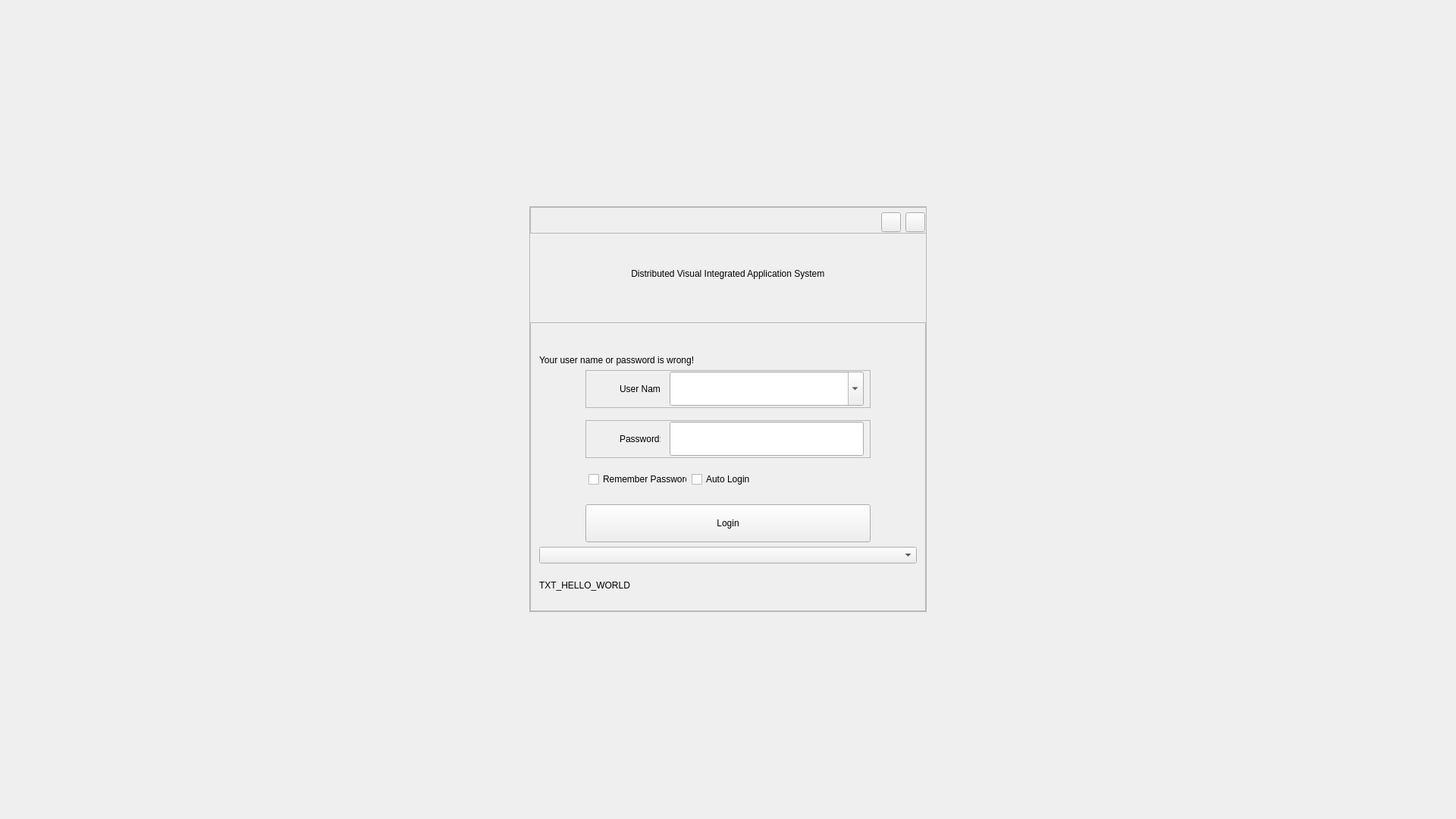
<?xml version="1.0" encoding="UTF-8"?>
<ui version="4.0">
 <class>ScreenLoginWidget</class>
 <widget class="QWidget" name="ScreenLoginWidget">
  <property name="geometry">
   <rect>
    <x>0</x>
    <y>0</y>
    <width>1920</width>
    <height>1080</height>
   </rect>
  </property>
  <property name="minimumSize">
   <size>
    <width>1920</width>
    <height>1080</height>
   </size>
  </property>
  <property name="maximumSize">
   <size>
    <width>1920</width>
    <height>1080</height>
   </size>
  </property>
  <property name="windowTitle">
   <string/>
  </property>
  <property name="windowOpacity">
   <double>1.000000000000000</double>
  </property>
  <property name="styleSheet">
   <string notr="true"/>
  </property>
  <layout class="QGridLayout" name="gridLayout">
   <item row="0" column="0">
    <widget class="QFrame" name="LoginFrame">
     <property name="minimumSize">
      <size>
       <width>524</width>
       <height>535</height>
      </size>
     </property>
     <property name="maximumSize">
      <size>
       <width>524</width>
       <height>535</height>
      </size>
     </property>
     <property name="frameShape">
      <enum>QFrame::StyledPanel</enum>
     </property>
     <property name="frameShadow">
      <enum>QFrame::Raised</enum>
     </property>
     <layout class="QGridLayout" name="gridLayout_19">
      <property name="leftMargin">
       <number>0</number>
      </property>
      <property name="topMargin">
       <number>0</number>
      </property>
      <property name="rightMargin">
       <number>0</number>
      </property>
      <property name="bottomMargin">
       <number>0</number>
      </property>
      <property name="spacing">
       <number>0</number>
      </property>
      <item row="0" column="0">
       <widget class="QFrame" name="menuFrame">
        <property name="minimumSize">
         <size>
          <width>524</width>
          <height>35</height>
         </size>
        </property>
        <property name="maximumSize">
         <size>
          <width>524</width>
          <height>35</height>
         </size>
        </property>
        <property name="frameShape">
         <enum>QFrame::StyledPanel</enum>
        </property>
        <property name="frameShadow">
         <enum>QFrame::Raised</enum>
        </property>
        <layout class="QHBoxLayout" name="horizontalLayout_71">
         <property name="spacing">
          <number>4</number>
         </property>
         <property name="leftMargin">
          <number>2</number>
         </property>
         <property name="topMargin">
          <number>5</number>
         </property>
         <property name="rightMargin">
          <number>2</number>
         </property>
         <property name="bottomMargin">
          <number>0</number>
         </property>
         <item>
          <layout class="QHBoxLayout" name="horizontalLayout_72">
           <item>
            <spacer name="horizontalSpacer_21">
             <property name="orientation">
              <enum>Qt::Horizontal</enum>
             </property>
             <property name="sizeHint" stdset="0">
              <size>
               <width>40</width>
               <height>18</height>
              </size>
             </property>
            </spacer>
           </item>
           <item>
            <widget class="QPushButton" name="loginMiniButton">
             <property name="minimumSize">
              <size>
               <width>26</width>
               <height>26</height>
              </size>
             </property>
             <property name="maximumSize">
              <size>
               <width>26</width>
               <height>26</height>
              </size>
             </property>
             <property name="toolTip">
              <string>Minimize</string>
             </property>
             <property name="text">
              <string/>
             </property>
             <property name="checkable">
              <bool>true</bool>
             </property>
            </widget>
           </item>
           <item>
            <widget class="QPushButton" name="loginCloseButtton">
             <property name="minimumSize">
              <size>
               <width>26</width>
               <height>26</height>
              </size>
             </property>
             <property name="maximumSize">
              <size>
               <width>26</width>
               <height>26</height>
              </size>
             </property>
             <property name="toolTip">
              <string>Close</string>
             </property>
             <property name="text">
              <string/>
             </property>
            </widget>
           </item>
          </layout>
         </item>
        </layout>
       </widget>
      </item>
      <item row="4" column="0">
       <widget class="QFrame" name="switchFrame">
        <property name="frameShape">
         <enum>QFrame::StyledPanel</enum>
        </property>
        <property name="frameShadow">
         <enum>QFrame::Raised</enum>
        </property>
        <layout class="QVBoxLayout" name="verticalLayout">
         <item>
          <widget class="QLabel" name="labelError_1">
           <property name="text">
            <string>Your user name or password is wrong!</string>
           </property>
           <property name="alignment">
            <set>Qt::AlignBottom|Qt::AlignLeading|Qt::AlignLeft</set>
           </property>
          </widget>
         </item>
         <item>
          <layout class="QHBoxLayout" name="horizontalLayout_9">
           <item>
            <spacer name="horizontalSpacer_3">
             <property name="orientation">
              <enum>Qt::Horizontal</enum>
             </property>
             <property name="sizeHint" stdset="0">
              <size>
               <width>40</width>
               <height>20</height>
              </size>
             </property>
            </spacer>
           </item>
           <item>
            <widget class="QFrame" name="commonUserFrame">
             <property name="minimumSize">
              <size>
               <width>376</width>
               <height>50</height>
              </size>
             </property>
             <property name="maximumSize">
              <size>
               <width>376</width>
               <height>50</height>
              </size>
             </property>
             <property name="frameShape">
              <enum>QFrame::StyledPanel</enum>
             </property>
             <property name="frameShadow">
              <enum>QFrame::Raised</enum>
             </property>
             <layout class="QHBoxLayout" name="horizontalLayout_8">
              <property name="leftMargin">
               <number>0</number>
              </property>
              <property name="topMargin">
               <number>0</number>
              </property>
              <property name="rightMargin">
               <number>0</number>
              </property>
              <property name="bottomMargin">
               <number>0</number>
              </property>
              <item>
               <widget class="QPushButton" name="userNameFrame">
                <property name="minimumSize">
                 <size>
                  <width>26</width>
                  <height>28</height>
                 </size>
                </property>
                <property name="maximumSize">
                 <size>
                  <width>26</width>
                  <height>28</height>
                 </size>
                </property>
                <property name="text">
                 <string/>
                </property>
                <property name="flat">
                 <bool>true</bool>
                </property>
               </widget>
              </item>
              <item>
               <widget class="QLabel" name="userNameLabel">
                <property name="minimumSize">
                 <size>
                  <width>54</width>
                  <height>15</height>
                 </size>
                </property>
                <property name="maximumSize">
                 <size>
                  <width>54</width>
                  <height>15</height>
                 </size>
                </property>
                <property name="text">
                 <string>User Name:</string>
                </property>
               </widget>
              </item>
              <item>
               <widget class="QComboBox" name="commonCombobox">
                <property name="minimumSize">
                 <size>
                  <width>256</width>
                  <height>45</height>
                 </size>
                </property>
                <property name="maximumSize">
                 <size>
                  <width>256</width>
                  <height>45</height>
                 </size>
                </property>
                <property name="styleSheet">
                 <string notr="true"/>
                </property>
                <property name="editable">
                 <bool>true</bool>
                </property>
               </widget>
              </item>
             </layout>
            </widget>
           </item>
           <item>
            <spacer name="horizontalSpacer_4">
             <property name="orientation">
              <enum>Qt::Horizontal</enum>
             </property>
             <property name="sizeHint" stdset="0">
              <size>
               <width>40</width>
               <height>20</height>
              </size>
             </property>
            </spacer>
           </item>
          </layout>
         </item>
         <item>
          <layout class="QHBoxLayout" name="horizontalLayout_10">
           <property name="topMargin">
            <number>10</number>
           </property>
           <item>
            <spacer name="horizontalSpacer_9">
             <property name="orientation">
              <enum>Qt::Horizontal</enum>
             </property>
             <property name="sizeHint" stdset="0">
              <size>
               <width>40</width>
               <height>20</height>
              </size>
             </property>
            </spacer>
           </item>
           <item>
            <widget class="QFrame" name="commonKeyFrame">
             <property name="minimumSize">
              <size>
               <width>376</width>
               <height>50</height>
              </size>
             </property>
             <property name="maximumSize">
              <size>
               <width>376</width>
               <height>50</height>
              </size>
             </property>
             <property name="frameShape">
              <enum>QFrame::StyledPanel</enum>
             </property>
             <property name="frameShadow">
              <enum>QFrame::Raised</enum>
             </property>
             <layout class="QHBoxLayout" name="horizontalLayout">
              <property name="leftMargin">
               <number>0</number>
              </property>
              <property name="topMargin">
               <number>0</number>
              </property>
              <property name="rightMargin">
               <number>0</number>
              </property>
              <property name="bottomMargin">
               <number>0</number>
              </property>
              <item>
               <widget class="QPushButton" name="userKeyFrame">
                <property name="minimumSize">
                 <size>
                  <width>26</width>
                  <height>28</height>
                 </size>
                </property>
                <property name="maximumSize">
                 <size>
                  <width>26</width>
                  <height>28</height>
                 </size>
                </property>
                <property name="text">
                 <string/>
                </property>
                <property name="flat">
                 <bool>true</bool>
                </property>
               </widget>
              </item>
              <item>
               <widget class="QLabel" name="userKeyLabel">
                <property name="minimumSize">
                 <size>
                  <width>54</width>
                  <height>15</height>
                 </size>
                </property>
                <property name="maximumSize">
                 <size>
                  <width>54</width>
                  <height>15</height>
                 </size>
                </property>
                <property name="text">
                 <string>Password:</string>
                </property>
               </widget>
              </item>
              <item>
               <widget class="QLineEdit" name="userKeyLineEdit">
                <property name="minimumSize">
                 <size>
                  <width>256</width>
                  <height>45</height>
                 </size>
                </property>
                <property name="maximumSize">
                 <size>
                  <width>256</width>
                  <height>45</height>
                 </size>
                </property>
                <property name="echoMode">
                 <enum>QLineEdit::Password</enum>
                </property>
               </widget>
              </item>
             </layout>
            </widget>
           </item>
           <item>
            <spacer name="horizontalSpacer_10">
             <property name="orientation">
              <enum>Qt::Horizontal</enum>
             </property>
             <property name="sizeHint" stdset="0">
              <size>
               <width>40</width>
               <height>20</height>
              </size>
             </property>
            </spacer>
           </item>
          </layout>
         </item>
         <item>
          <layout class="QHBoxLayout" name="horizontalLayout_63">
           <property name="spacing">
            <number>6</number>
           </property>
           <property name="leftMargin">
            <number>65</number>
           </property>
           <property name="topMargin">
            <number>10</number>
           </property>
           <property name="rightMargin">
            <number>74</number>
           </property>
           <item>
            <widget class="QCheckBox" name="rememberKeyCheckBox">
             <property name="minimumSize">
              <size>
               <width>130</width>
               <height>24</height>
              </size>
             </property>
             <property name="maximumSize">
              <size>
               <width>98</width>
               <height>24</height>
              </size>
             </property>
             <property name="styleSheet">
              <string notr="true"/>
             </property>
             <property name="text">
              <string>Remember Password</string>
             </property>
            </widget>
           </item>
           <item>
            <widget class="QCheckBox" name="autoLoginCheckBox">
             <property name="minimumSize">
              <size>
               <width>130</width>
               <height>24</height>
              </size>
             </property>
             <property name="maximumSize">
              <size>
               <width>98</width>
               <height>24</height>
              </size>
             </property>
             <property name="text">
              <string>Auto Login</string>
             </property>
            </widget>
           </item>
           <item>
            <spacer name="horizontalSpacer_20">
             <property name="orientation">
              <enum>Qt::Horizontal</enum>
             </property>
             <property name="sizeHint" stdset="0">
              <size>
               <width>88</width>
               <height>20</height>
              </size>
             </property>
            </spacer>
           </item>
          </layout>
         </item>
         <item>
          <layout class="QHBoxLayout" name="horizontalLayout_3">
           <property name="spacing">
            <number>0</number>
           </property>
           <property name="topMargin">
            <number>15</number>
           </property>
           <item>
            <spacer name="horizontalSpacer">
             <property name="orientation">
              <enum>Qt::Horizontal</enum>
             </property>
             <property name="sizeHint" stdset="0">
              <size>
               <width>40</width>
               <height>20</height>
              </size>
             </property>
            </spacer>
           </item>
           <item>
            <widget class="QPushButton" name="commonUserLoginButton">
             <property name="minimumSize">
              <size>
               <width>376</width>
               <height>50</height>
              </size>
             </property>
             <property name="maximumSize">
              <size>
               <width>376</width>
               <height>50</height>
              </size>
             </property>
             <property name="text">
              <string>Login</string>
             </property>
            </widget>
           </item>
           <item>
            <spacer name="horizontalSpacer_2">
             <property name="orientation">
              <enum>Qt::Horizontal</enum>
             </property>
             <property name="sizeHint" stdset="0">
              <size>
               <width>40</width>
               <height>20</height>
              </size>
             </property>
            </spacer>
           </item>
          </layout>
         </item>
         <item>
          <widget class="QComboBox" name="langTypeCombo">
           <property name="layoutDirection">
            <enum>Qt::LeftToRight</enum>
           </property>
          </widget>
         </item>
         <item>
          <widget class="QLabel" name="langTypeLabel">
           <property name="text">
            <string>TXT_HELLO_WORLD</string>
           </property>
          </widget>
         </item>
        </layout>
       </widget>
      </item>
      <item row="3" column="0">
       <spacer name="verticalSpacer_4">
        <property name="orientation">
         <enum>Qt::Vertical</enum>
        </property>
        <property name="sizeType">
         <enum>QSizePolicy::Fixed</enum>
        </property>
        <property name="sizeHint" stdset="0">
         <size>
          <width>20</width>
          <height>50</height>
         </size>
        </property>
       </spacer>
      </item>
      <item row="1" column="0">
       <spacer name="verticalSpacer_3">
        <property name="orientation">
         <enum>Qt::Vertical</enum>
        </property>
        <property name="sizeType">
         <enum>QSizePolicy::Fixed</enum>
        </property>
        <property name="sizeHint" stdset="0">
         <size>
          <width>20</width>
          <height>38</height>
         </size>
        </property>
       </spacer>
      </item>
      <item row="2" column="0">
       <layout class="QHBoxLayout" name="horizontalLayout_57">
        <property name="leftMargin">
         <number>80</number>
        </property>
        <property name="rightMargin">
         <number>79</number>
        </property>
        <item>
         <widget class="QLabel" name="loginTitleLabel">
          <property name="minimumSize">
           <size>
            <width>365</width>
            <height>29</height>
           </size>
          </property>
          <property name="maximumSize">
           <size>
            <width>365</width>
            <height>29</height>
           </size>
          </property>
          <property name="text">
           <string>Distributed Visual Integrated Application System </string>
          </property>
          <property name="alignment">
           <set>Qt::AlignCenter</set>
          </property>
         </widget>
        </item>
       </layout>
      </item>
     </layout>
    </widget>
   </item>
  </layout>
 </widget>
 <layoutdefault spacing="6" margin="11"/>
 <tabstops>
  <tabstop>loginMiniButton</tabstop>
  <tabstop>loginCloseButtton</tabstop>
  <tabstop>autoLoginCheckBox</tabstop>
  <tabstop>commonUserLoginButton</tabstop>
  <tabstop>userKeyFrame</tabstop>
  <tabstop>userNameFrame</tabstop>
  <tabstop>userKeyLineEdit</tabstop>
  <tabstop>rememberKeyCheckBox</tabstop>
 </tabstops>
 <resources/>
 <connections/>
</ui>
